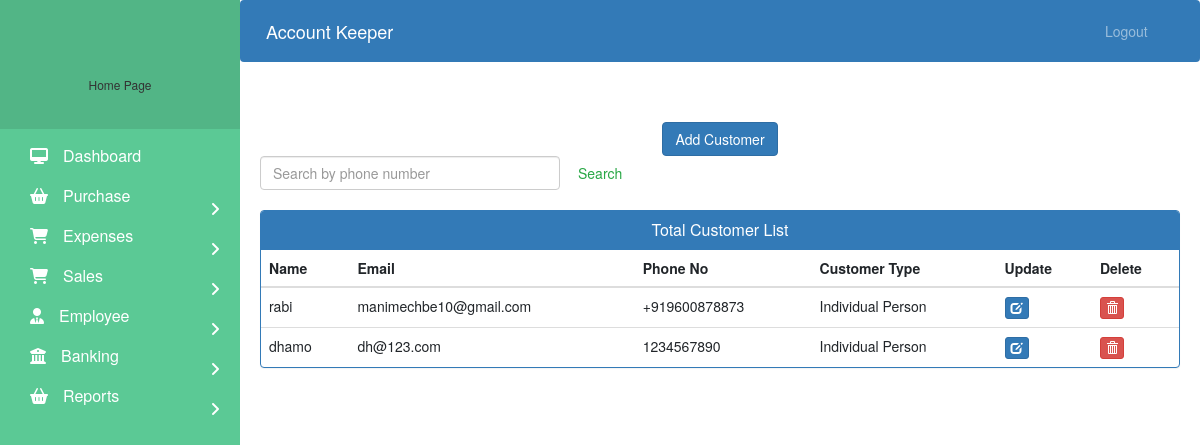
Screenshot of /customer/ with the database file from the repository.
### Sales/models.py (models this page shows, shortened)
class CustomerDetails(models.Model):
    type = [('Individual Person','Individual Person'),
    ('Buissness Person','Buissness Person')]
    id = models.AutoField(primary_key=True)
    Name = models.CharField(max_length = 50)
    Email = models.EmailField(max_length = 50)
    PhoneNo = models.CharField(max_length = 20, null = False)
    CustomerType = models.CharField(max_length = 70, choices = type)
    is_deleted = models.BooleanField(default=False)

### Sales/views.py (the view)
# urls.py: path('customer/', saleview.customer_view),
def customer_view(request):
    customer = CustomerDetails.objects.all().filter()
    return render(request,'Sales/customer.html', {'customer': customer})

### templates/Sales/customer.html (shortened to what this page needs)
{% extends 'Base/navbar.html' %}
{% block content %}
{% load static %}
<head>
  <link href="//netdna.bootstrapcdn.com/bootstrap/3.0.0/css/bootstrap.min.css" rel="stylesheet" id="bootstrap-css">
</head>
<div class="text-center">
  <a href="/add-Customer">
    <button class="btn btn-primary">Add Customer</button>
  </a>
</div>
<div class="div-container">
  {% if customer %}
    <form action="/searchcustomer" method="get" class="form-inline my-2 my-lg-0">
      <input class="form-control mr-sm-2 search-width" type="search" placeholder="Search by phone number" name="query" id="query" aria-label="Search">
      <button class="btn btn-outline-success my-2 my-sm-0" type="submit" name="search">Search</button>
    </form>
    <div class="panel panel-primary table-margin">
      <div class="panel-heading">
        <h6 class="panel-title"> Total Customer List</h6>
      </div>
      <table class="table table-hover" id="dev-table">
          <thead>
              <tr>
                  <th>Name</th>
                  <th>Email</th>
                  <th>Phone No</th>
                  <th>Customer Type</th>
                  <th>Update</th>
                  <th>Delete</th>
              </tr>
          </thead>
          {% for customers in customer %}
            <tr>
                <td>{{customers.Name}}</td>
                <td>{{customers.Email}}</td>
                <td>{{customers.PhoneNo}}</td>
                <td>{{customers.CustomerType}}</td>
                <td><a class="btn btn-primary btn-xs" href="{% url 'update-customer' customers.id  %}"><span class="glyphicon glyphicon-edit"></span></a></td>
                <td><a class="btn btn-danger btn-xs" href="{% url 'delete-customer' customers.id  %}"><span class="glyphicon glyphicon-trash"></span></a></td>
            </tr>
          {% endfor %}
        </table>
    </div>
  {% else %}
    <br><br><br>
    <h4 style="text-align: center; color: red; margin-right: 20px;">No Customer Found !!!</h4>
  {% endif %}
</div>
{% endblock content %}

### templates/Base/navbar.html (style rules this page uses)
a:link { text-decoration: none; }
a { color: white; }
body { padding-left: 240px; }

### templates/Sales/customer.html (style rules this page uses)
a:link { text-decoration: none; }
h6 { text-align: center; }
.text-center { text-align: center; }
.div-container { margin-left: 20px; }
.search-width { width: 300px !important; }
.table-margin { margin-top: 20px; margin-right: 20px; }

### rows the page displays
CustomerDetails: Name "rabi", Email "manimechbe10@gmail.com", PhoneNo "+919600878873", CustomerType "Individual Person"
CustomerDetails: Name "dhamo", Email "dh@123.com", PhoneNo "1234567890", CustomerType "Individual Person"
